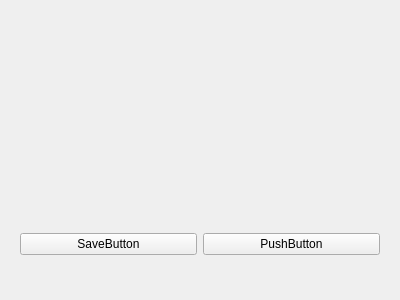
<?xml version="1.0" encoding="UTF-8"?>
<ui version="4.0">
 <class>test</class>
 <widget class="QWidget" name="test">
  <property name="geometry">
   <rect>
    <x>0</x>
    <y>0</y>
    <width>400</width>
    <height>300</height>
   </rect>
  </property>
  <property name="windowTitle">
   <string>Form</string>
  </property>
  <layout class="QVBoxLayout" name="verticalLayout">
   <item>
    <widget class="QWidget" name="widget_2" native="true">
     <layout class="QVBoxLayout" name="verticalLayout_2"/>
    </widget>
   </item>
   <item>
    <widget class="QLabel" name="label">
     <property name="text">
      <string/>
     </property>
    </widget>
   </item>
   <item>
    <widget class="QWidget" name="widget" native="true">
     <layout class="QHBoxLayout" name="horizontalLayout">
      <item>
       <widget class="QPushButton" name="SaveButton">
        <property name="text">
         <string>SaveButton</string>
        </property>
       </widget>
      </item>
      <item>
       <widget class="QPushButton" name="pushButton">
        <property name="text">
         <string>PushButton</string>
        </property>
       </widget>
      </item>
     </layout>
    </widget>
   </item>
  </layout>
 </widget>
 <resources/>
 <connections/>
</ui>
